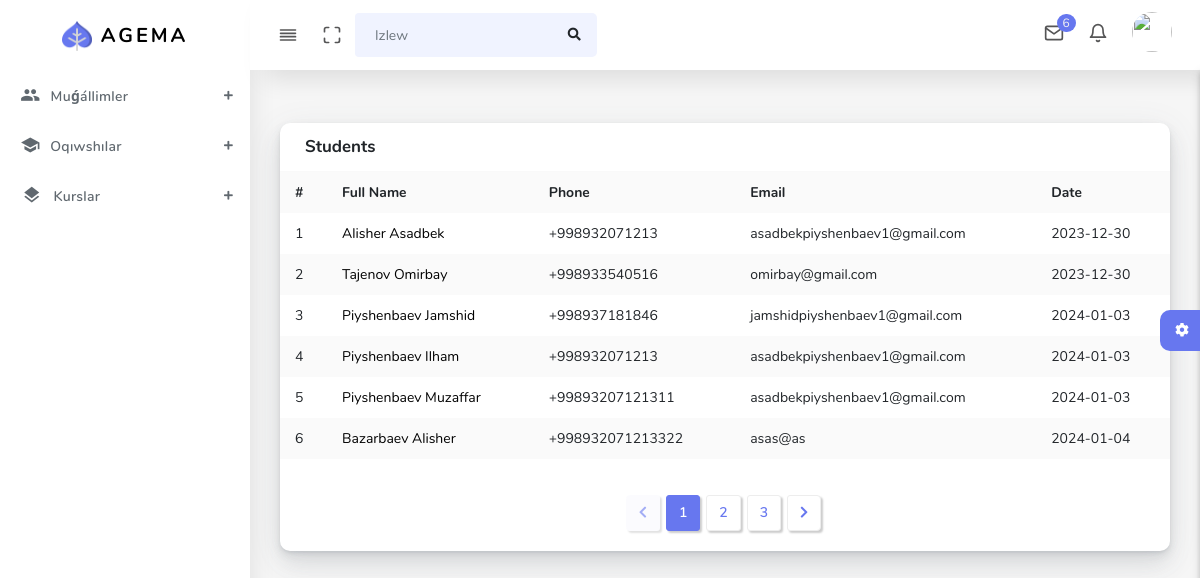
/Views/students_list.php, run on the app's committed database.
### tables this page shows
CREATE TABLE `students` (
  `id` int(11) NOT NULL,
  `group_id` json NOT NULL,
  `name` varchar(255) NOT NULL,
  `surname` varchar(255) NOT NULL,
  `email` varchar(255) NOT NULL,
  `phone` varchar(20) NOT NULL,
  `date` date NOT NULL
);

### Views/students_list.php (the view, shortened to what this page needs)
<?php
include "header.php";
?>
<div class="col-12">
    <div class="card">
        <?php
$con = mysqli_connect("localhost", "root", "root", "db_edu");
$sql = "select * from `students`";
$res = mysqli_query($con, $sql);
for ($data = []; $v = $res->fetch_assoc(); $data[] = $v);
?>
        <div class="card-header">
            <h4>Students</h4>
        </div>
        <div class="card-body p-0">
            <div class="table-responsive">
                <table class="table table-striped table-md">
                    <tbody>
                        <tr>
                            <th>#</th>
                            <th>Full Name</th>
                            <th>Phone</th>
                            <th>Email</th>
                            <th>Date</th>
                        </tr>
                        <?php
                        $i=1;
                        foreach ($data as $v) {
                                    ?>
                        <tr>
                            <td><?=$i++?></td>
                            <td><a href="control.php?id=<?=$v['id']?>&name=<?=$v['name']?>&surname=<?=$v['surname']?>&list=<?=true?>"
                                        style="color: black; text-decoration: none;"><?=$v['surname']?>
                                        <?=$v['name']?></a></td>
                            <td><?=$v['phone']?></td>
                            <td><?=$v['email']?></td>
                            <td><?=$v['date']?></td>
                        </tr>
                        <?php
                        }
                            ?>
                    </tbody>
                </table>
            </div>
        </div>
        <div class="card-footer text-center">
            <nav class="d-inline-block">
                <ul class="pagination mb-0">
                    <li class="page-item disabled">
                        <a class="page-link" href="#" tabindex="-1"><i class="fas fa-chevron-left"></i></a>
                    </li>
                    <li class="page-item active"><a class="page-link" href="#">1 </a></li>
                    <li class="page-item">
                        <a class="page-link" href="#">2</a>
                    </li>
                    <li class="page-item"><a class="page-link" href="#">3</a></li>
                    <li class="page-item">
                        <a class="page-link" href="#"><i class="fas fa-chevron-right"></i></a>
                    </li>
                </ul>
            </nav>
        </div>
    </div>
</div>
<?php
include "main.php";
?>

### data on the page
students: surname "Alisher", name "Asadbek", phone "+998932071213", email "asadbekpiyshenbaev1@gmail.com", date "2023-12-30"
students: surname "Tajenov", name "Omirbay", phone "+998933540516", email "omirbay@gmail.com", date "2023-12-30"
students: surname "Piyshenbaev", name "Jamshid", phone "+998937181846", email "jamshidpiyshenbaev1@gmail.com", date "2024-01-03"
students: surname "Piyshenbaev", name "Ilham", phone "+998932071213", email "asadbekpiyshenbaev1@gmail.com", date "2024-01-03"
students: surname "Piyshenbaev", name "Muzaffar", phone "+99893207121311", email "asadbekpiyshenbaev1@gmail.com", date "2024-01-03"
students: surname "Bazarbaev", name "Alisher", phone "+998932071213322", email "asas@as", date "2024-01-04"
